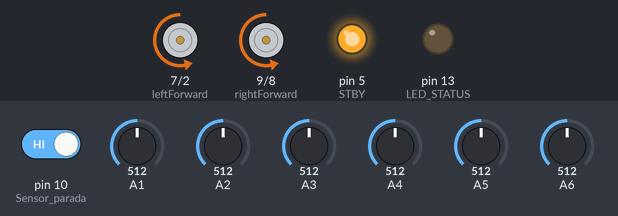
This sketch was run on a simulated Arduino Uno, built with avr-gcc and run on an emulated ATmega328P. Shown: motor-driver pin pairs drawn as motors (green arrow = first pin HIGH = forward, orange = second pin HIGH = backward, longer = more drive, scaled by the enable pin, stopped while the standby pin is LOW), output pins drawn as LEDs (lit = HIGH). Inputs (shaded band) come from the test bench; at power-on: A1 = 512, A6 = 512, A5 = 512, A4 = 512, pin 10 (Sensor_parada) HIGH, A2 = 512, A3 = 512. What the sketch prints to the serial monitor is not drawn.

Above: at 7.7 s.
7.8 s: A1 set to 306
At 9.0 s:
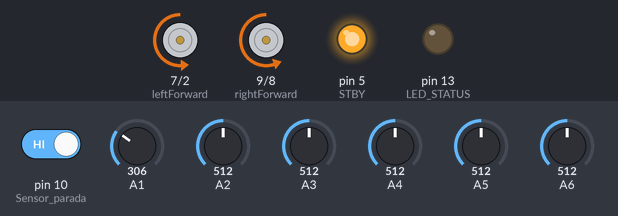
9.3 s: A6 set to 190
At 10.2 s:
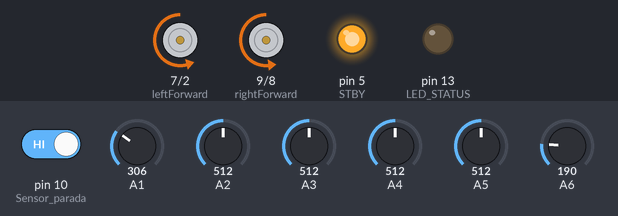
10.8 s: A5 set to 30
At 11.5 s:
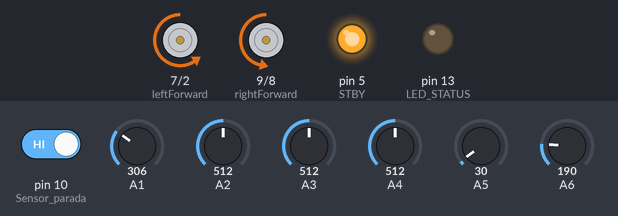
12.3 s: A6 set to 716
At 12.7 s:
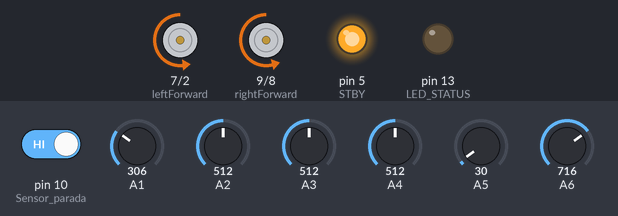
13.8 s: A6 set to 30
At 15.0 s:
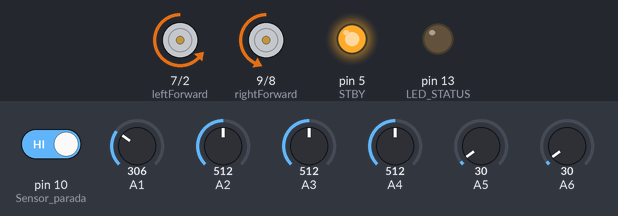
15.3 s: A4 set to 306
Timing chart, 0 to 51.5 s (numbered marks = the images above; inputs shaded):
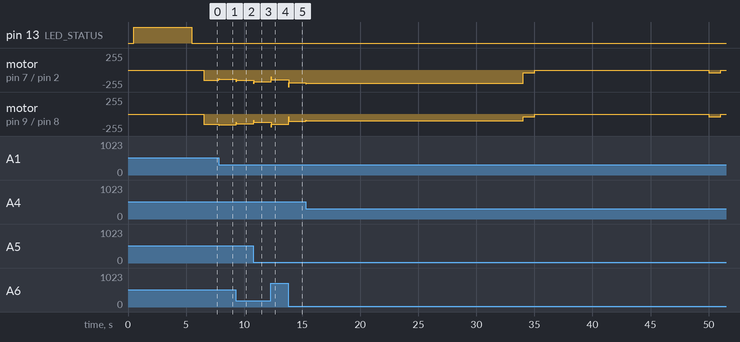

Measured:
- after the input at 7.8 s, motor on pin 7 (leftForward) / pin 2 (leftReverse): backward 150/255 → backward 141/255 at once; motor on pin 9 (rightForward) / pin 8 (rightReverse): backward 150/255 → backward 158/255 at once
- after the input at 9.3 s, motor on pin 7 (leftForward) / pin 2 (leftReverse): backward 141/255 → backward 155/255 at once; motor on pin 9 (rightForward) / pin 8 (rightReverse): backward 158/255 → backward 144/255 at once
- after the input at 10.8 s, motor on pin 7 (leftForward) / pin 2 (leftReverse): backward 155/255 → backward 174/255 at once; motor on pin 9 (rightForward) / pin 8 (rightReverse): backward 144/255 → backward 125/255 at once
- after the input at 12.3 s, motor on pin 7 (leftForward) / pin 2 (leftReverse): backward 174/255 → backward 145/255 at once; motor on pin 9 (rightForward) / pin 8 (rightReverse): backward 125/255 → backward 154/255 at once
- after the input at 13.8 s, motor on pin 7 (leftForward) / pin 2 (leftReverse): backward 145/255 → backward 188/255 at once; motor on pin 9 (rightForward) / pin 8 (rightReverse): backward 154/255 → backward 111/255 at once

The sketch:

Pac_2019.ino
```cpp
#include <QTRSensors.h>
int STBY = 5; //standby
//DEFINIÇÕES DOS MOTORES, FRENTE TRÁS E PWM
// Motor A, Left Side
const uint8_t pwmLeft = 3;  // ENA - Enable and PWM
const uint8_t leftForward = 7;  // IN1 - Forward Drive
const uint8_t leftReverse = 2; // IN2 - Reverse Drive

// Motor B, Right Side
const uint8_t pwmRight = 11;     // ENB - Enable and PWM
const uint8_t rightForward = 9; // IN3 - Forward Drive
const uint8_t rightReverse = 8; // IN4 - Reverse Drive

int rightMaxSpeed =255;; // max speed of the robot
int leftMaxSpeed =255;// max speed of the robot
int rightBaseSpeed= 150; // this is the speed at which the motors should spin when the robot is perfectly on the line
int leftBaseSpeed =150; //145
int rightMinSpeed =2; //8
int leftMinSpeed =2;

#define NUM_SENSORS             6 //QUANTIDADE DE SENSORES
#define NUM_SAMPLES_PER_SENSOR  4
#define EMITTER_PIN             6 //PINO HABILITAR LUZ QTR
#define linhamedia              2500 //VALOR MÉDIO PARA MANTER RETO

#define LED_STATUS              13

#define Sensor_parada           10
bool parada = true;
int contador =0;
//#define Sensor_curva           12

#define Paradas                 5

unsigned long previousMillis = 0;
const long interval = 500;

  float last_proportional = 0;
  float proportional = 0;
  float derivative = 0;
  float integral = 0;

//PORTAS DO QTR
QTRSensorsAnalog qtra((unsigned char[]) { 1, 2, 3, 4, 5, 6},
  NUM_SENSORS, NUM_SAMPLES_PER_SENSOR, EMITTER_PIN);
unsigned int sensorValues[NUM_SENSORS];

void setup()
{

  //CALIBRAR QTR +- 10 SEGUNDOS, LED ASCENDE AO COMEÇAR A CALIBRAR, APAGA AO TERMINAR
  delay(500);
  pinMode(LED_STATUS, OUTPUT);
  digitalWrite(LED_STATUS, HIGH);
  for (int i = 0; i < 200; i++)
  {
    qtra.calibrate();
  }
  digitalWrite(LED_STATUS, LOW);
  Serial.begin(9600);
  /*Serial.begin(9600);
  for (int i = 0; i < NUM_SENSORS; i++)
  {
    Serial.print(qtra.calibratedMinimumOn[i]);
    Serial.print(' ');
  }
  //Serial.println();

  // print the calibration maximum values measured when emitters were on
  for (int i = 0; i < NUM_SENSORS; i++)
  {
    Serial.print(qtra.calibratedMaximumOn[i]);
    Serial.print(' ');
  }
  Serial.println();
  Serial.println();*/

  pinMode(Sensor_parada, INPUT);
 // pinMode(Sensor_curva, INPUT);
  pinMode(STBY, OUTPUT);
  pinMode(pwmLeft, OUTPUT);
  pinMode(leftForward, OUTPUT);
  pinMode(leftReverse, OUTPUT);
  pinMode(pwmRight, OUTPUT);
  pinMode(rightForward, OUTPUT);
  pinMode(rightReverse, OUTPUT);
     digitalWrite(STBY, HIGH);
  delay(1000);
}


void loop()
{
  unsigned int linhaposition = qtra.readLine(sensorValues); //LEITURA QTR
    unsigned long currentMillis = millis();//igual o valor de current ao valor real de milis
  /*for (unsigned char i = 0; i < NUM_SENSORS; i++)
  {
    Serial.print(sensorValues[i]);
    Serial.print('\t');
  }
  Serial.println(linhaposition); // comment this line out if you are using raw values*/

    parada = digitalRead(Sensor_parada);//ler sensor de parada (sensor da direita)
    //int curva = analogRead(Sensor_curva);
    velocidade(linhaposition);

    if(parada==0 && (currentMillis - previousMillis) >= interval){//se ler linha branca
      contador++;//soma um na contagem de cruazmentos brancos
       previousMillis = currentMillis;
    }

    if(contador >= 30){
      delay(200);
      stop_motors();
    }

    if (currentMillis >= 34000) {
       stop_motors();
    }

}

int velocidade(int linhaposition) {
  //CALCULO DE VALOR LIDO
  last_proportional;
  proportional = (linhaposition-linhamedia);
  derivative=proportional-last_proportional;
  integral = integral+proportional;

  Serial.println("erro: ");
  Serial.println(proportional);

  last_proportional=proportional;


  float Kp=0.046;//0.02  0.0385
  float Ki=0;
  float Kd=0.075;//0.1

  //PID
  float power_difference = proportional * Kp + derivative *Kd;

  //*Serial.print(proportional);//
  //Serial.print("         ");//
  //Serial.print(derivative);//
  //Serial.print("         ");//
  //Serial.print(integral);//
  //Serial.print("         ");//
  /*/Serial.print(power_difference);*/
  /*if(proportional <= 200){
     rightMaxSpeed=240;
     leftMaxSpeed=240;
     rightBaseSpeed=180;
     leftBaseSpeed=180;
      rightMinSpeed =180; //8
    leftMinSpeed =180;
  }*/

  int rightMotorSpeed = rightBaseSpeed + power_difference;
  int leftMotorSpeed = leftBaseSpeed - power_difference;

  if (rightMotorSpeed > rightMaxSpeed ) rightMotorSpeed = rightMaxSpeed; // prevent the motor from going beyond max speed
  if (leftMotorSpeed > leftMaxSpeed ) leftMotorSpeed = leftMaxSpeed; // prevent the motor from going beyond max speed
  if (rightMotorSpeed < rightMinSpeed) rightMotorSpeed = rightMinSpeed; // keep the motor speed positive
  if (leftMotorSpeed < leftMinSpeed) leftMotorSpeed = leftMinSpeed; // keep the motor speed positive

  /*Serial.print("         ");
  Serial.println(power_difference);*/

  set_motors(leftMotorSpeed, rightMotorSpeed);

}

void stop_motors(){
   analogWrite(pwmLeft,40);
  analogWrite(pwmRight, 40);

  digitalWrite(leftForward, LOW);
  digitalWrite(rightForward, LOW);
  digitalWrite(leftReverse, HIGH);
  digitalWrite(rightReverse, HIGH);
  delay(1000);

  analogWrite(pwmLeft,0);
  analogWrite(pwmRight, 0);
  digitalWrite(leftForward, LOW);
  digitalWrite(rightForward, LOW);
  digitalWrite(leftReverse, LOW);
  digitalWrite(rightReverse, LOW);
  delay(15000);
}


void set_motors(int l, int r)
{
  //DIRECIONAR RODAS
  /*Serial.print("left: ");
  Serial.print(l);
  Serial.print(" right: ");
  Serial.println(r);*/
  analogWrite(pwmLeft,l);
  analogWrite(pwmRight, r);

  digitalWrite(leftForward, LOW);
  digitalWrite(rightForward, LOW);
  digitalWrite(leftReverse, HIGH);
  digitalWrite(rightReverse, HIGH);
}
```
